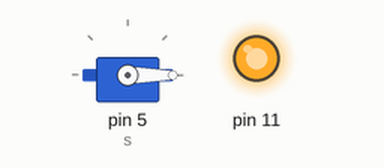
This sketch was run on a simulated Arduino Uno, built with avr-gcc and run on an emulated ATmega328P. On the bench: servo, output pins drawn as LEDs (lit = HIGH).

Above: at 0.05 s.
At 5.25 s:
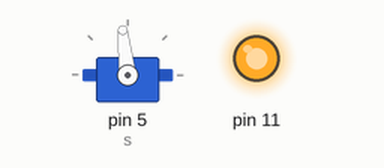
At 10.55 s:
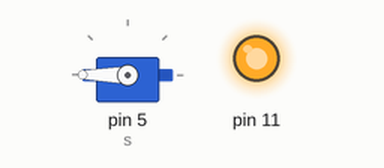
At 21.25 s:
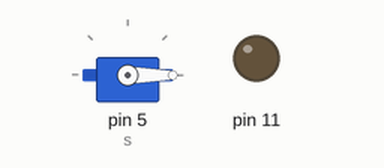
Timing chart, 0 to 27.7 s (numbered marks = the images above):
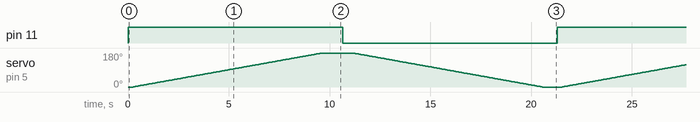

Measured:
- by itself, pin 11: alternates HIGH for 10.6 s and LOW for 10.6 s

The sketch:

MicroServoSweep.ino
```cpp
/*
  Simple example as note to self on how to use
 writeMicroseconds(..); of the Servo Library

 This shows a continious sweep from one end
 to the other, as the default example does too.

 Using microSeconds the resolution if far more
 than 180°. This way the motion can get much smoother.

 Change the start and end values according
 to your servos! They are most likely not always
 the same.

 jens alexander ewald, lea.io, 2013
 */

#include <Servo.h>

Servo s;

int speed = 10000; // This is in microseconds! Less is faster

void microDegree(float lerp) {
  static int start = 500;
  static int end   = 2500;
  s.writeMicroseconds(start+(end-start)*lerp);
  // we must wait a bit to let the servo settle down
  delayMicroseconds(20);
}

void setup(){
  s.attach(5);
  // The LED is only for illustration of the direction
  pinMode(11,OUTPUT);
}

void loop() {
  digitalWrite(11,HIGH);
  for(int i=0; i<=1000; i++) {
    microDegree(i/1000.0);
    delayMicroseconds(speed);
  }
  delay(500);
  digitalWrite(11,LOW);
  for(int i=1000; i>=0; i--) {
    microDegree(i/1000.0);
    delayMicroseconds(speed);
  }
  delay(500);
}
```
